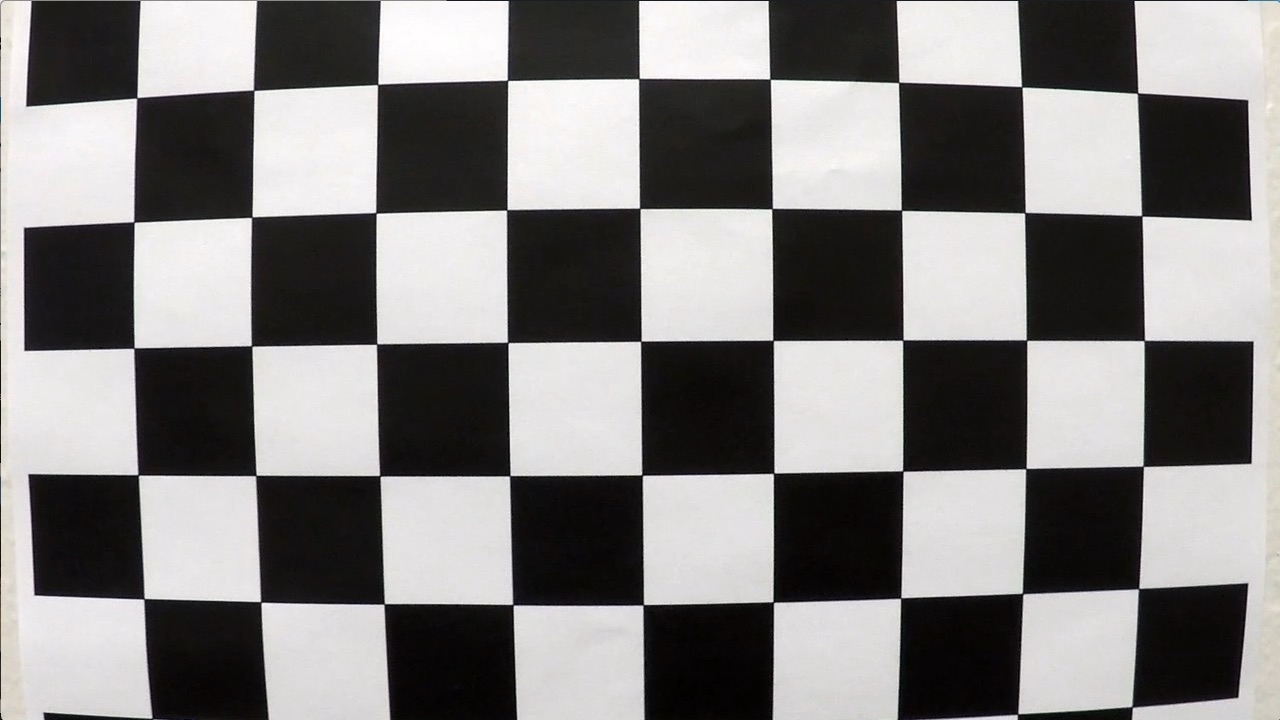
#> input picture camera_cal/calibration1.jpg, 1280 x 720 px
$ jupyter execute --allow-errors run.ipynb   (shell and % lines are left out)   (older library calls are emulated)   (text cells are left out)
#> lines starting #> are read from the running program, lines starting #| are printed output that depends on the picture; after the words box and inside, x2 and y2 are one past the last pixel; in counts of white or black regions, pixels touching at a corner belong together; pictures that were not available may be replaced by others from this repository, and a replacement may not be noted
[cell 1]
import numpy as np
import cv2
import matplotlib.pyplot as plt
import matplotlib.image as mpimg
import glob

[cell 2]
def find_chessboard_corners(image):
    # Convert image to grayscale
    gray = cv2.cvtColor(image, cv2.COLOR_RGB2GRAY)

    # Find chessboard corners
    ret, corners = cv2.findChessboardCorners(gray, (9, 6), None)

    return ret, corners

[cell 3]
def undistort_image(image, mtx, dist):
    return cv2.undistort(image, mtx, dist, None, mtx)

[cell 4]
def calibrate_camera(visualization=True):
    # Read all camera calibration images
    images = glob.glob('camera_cal/calibration*.jpg')

    # Arrays to store object points and image points from all calibration images
    objpoints = [] # 3D points in real world space
    imgpoints = [] # 2D points in image plane

    # Prepare object points like (0,0,0), (1,0,0), (2,0,0), ... , (8,5,0)
    objp = np.zeros((6*9, 3), np.float32)
    objp[:,:2] = np.mgrid[0:9, 0:6].T.reshape(-1, 2) # x, y co-ordinates

    for fname in images:
        image = mpimg.imread(fname)
        h, w, c = image.shape

        # Find chessboard corners
        ret, corners = find_chessboard_corners(image)

        # If corners are found add object points and image points
        if ret == True:
            imgpoints.append(corners)
            objpoints.append(objp)

    # Calibrate camera using above calculated object and image points
    r, mtx, dist, rvecs, tvecs = cv2.calibrateCamera(objpoints, imgpoints, (h, w), None, None)

    if(visualization):
        image = mpimg.imread(images[13])

        # Find chessboard corners
        ret, corners = find_chessboard_corners(image)

        # Draw and display corners on last image for visualization
        image_with_corners = cv2.drawChessboardCorners(image, (9, 6), corners, ret)

        # Try undistorting the first image to make sure that the camera is calibrated properly
        undistort = undistort_image(image, mtx, dist)

        plt.figure(1, figsize=(15,5))
        plt.subplot(121)
        plt.title("Distorted image with corners")
        plt.imshow(image_with_corners)
        plt.subplot(122)
        plt.title("Undistorted image with corners")
        plt.imshow(undistort)
        plt.savefig("output_images/camera_calibration.jpg")
        plt.show()

    return mtx, dist

[cell 5]
# Returns color_binary or binary based on what is supplied in the output_mode flag. Default value is binary.
def color_and_gradient_thresholding(image, s_thresh=(170, 255), sx_thresh=(20, 100), output_mode='binary'):
    # Convert to HLS color space and separate the L channel
    hls = cv2.cvtColor(image, cv2.COLOR_RGB2HLS).astype(np.float)
    s_channel = hls[:,:,2]

    # Sobel x
    sobelx = cv2.Sobel(s_channel, cv2.CV_64F, 1, 0) # Take the derivative in x
    abs_sobelx = np.absolute(sobelx) # Absolute x derivative to accentuate lines away from horizontal
    scaled_sobel = np.uint8(255*abs_sobelx/np.max(abs_sobelx))

    # Threshold x gradient
    sxbinary = np.zeros_like(scaled_sobel)
    sxbinary[(scaled_sobel >= sx_thresh[0]) & (scaled_sobel <= sx_thresh[1])] = 1

    # Threshold color channel
    s_binary = np.zeros_like(s_channel)
    s_binary[(s_channel >= s_thresh[0]) & (s_channel <= s_thresh[1])] = 1

    if (output_mode == 'binary'):
        binary = np.zeros_like(sxbinary)
        binary[(sxbinary == 1) | (s_binary == 1)] = 1
        return binary
    elif (output_mode == 'color_binary'):
        # Stack each channel
        color_binary = np.dstack(( np.zeros_like(sxbinary), sxbinary, s_binary))
        return color_binary

[cell 6]
def birds_eye_transform(image, mtx, dist, showROI=True):
    h, w = image.shape[:2]

    src_points = np.float32([[(w/8), h], [(w/8)*7, h], [(w/8)*3.7, h/1.6], [(w/8)*4.3, h/1.6]])
    dst_points = np.float32([[(w/5), h], [(w/5)*4, h], [(w/5), 0], [(w/5)*4, 0]])
    M = cv2.getPerspectiveTransform(src_points, dst_points)
    Minv = cv2.getPerspectiveTransform(dst_points, src_points)
    warped = cv2.warpPerspective(image, M, (w, h), flags=cv2.INTER_LINEAR)

    if(showROI == True):
        c1 = plt.Circle(src_points[0], 5, color=(1, 0, 0))
        c2 = plt.Circle(src_points[1], 5, color=(1, 0, 0))
        c3 = plt.Circle(src_points[2], 5, color=(1, 0, 0))
        c4 = plt.Circle(src_points[3], 5, color=(1, 0, 0))

        # Open new figure
        fig = plt.figure(figsize=(15,10))
        # In figure, Image as background
        plt.imshow(image, cmap='gray')
        # Add the circles to figure as subplots
        fig.add_subplot(111).add_artist(c1)
        fig.add_subplot(111).add_artist(c2)
        fig.add_subplot(111).add_artist(c3)
        fig.add_subplot(111).add_artist(c4)
        plt.title("Region of Interest (Shown by red dots)")
        plt.savefig("output_images/region_of_interest.jpg")
        plt.show()

    return warped, M, Minv

[cell 7]
def detect_lane(warped, xm_per_pix, first_image = False, abnormal_threshold=200):
    global left_fit, right_fit
    global leftx, lefty, rightx, righty
    global prev_left_fitx, prev_right_fitx, prev_out_img
    global abnormal_count

    # Take a histogram of the bottom half of the image
    histogram = np.sum(binary_warped[(int)(binary_warped.shape[0]/2):,:], axis=0)
    # Create an image to draw on and an image to show the selection window
    out_img = np.dstack((binary_warped, binary_warped, binary_warped))*255
    window_img = np.zeros_like(out_img)
    # Find the peak of the left and right halves of the histogram
    # These will be the starting point for the left and right lines
    midpoint = np.int(histogram.shape[0]/2)
    leftx_base = np.argmax(histogram[:midpoint])
    rightx_base = np.argmax(histogram[midpoint:]) + midpoint

    # Choose the number of sliding windows
    nwindows = 10
    # Set height of windows
    window_height = np.int(binary_warped.shape[0]/nwindows)
    # Identify the x and y positions of all nonzero pixels in the image
    nonzero = binary_warped.nonzero()
    nonzeroy = np.array(nonzero[0])
    nonzerox = np.array(nonzero[1])
    # Current positions to be updated for each window
    leftx_current = leftx_base
    rightx_current = rightx_base
    # Set the width of the windows +/- margin
    margin = 100
    # Set minimum number of pixels found to recenter window
    minpix = 50
    # Create empty lists to receive left and right lane pixel indices
    left_lane_inds = []
    right_lane_inds = []

    if(first_image == True) or (abnormal_count > abnormal_threshold):
        # Step through the windows one by one
        for window in range(nwindows):
            # Identify window boundaries in x and y (and right and left)
            win_y_low = binary_warped.shape[0] - (window+1)*window_height
            win_y_high = binary_warped.shape[0] - window*window_height
            win_xleft_low = leftx_current - margin
            win_xleft_high = leftx_current + margin
            win_xright_low = rightx_current - margin
            win_xright_high = rightx_current + margin
            # Draw the windows on the visualization image
            cv2.rectangle(out_img,(win_xleft_low,win_y_low),(win_xleft_high,win_y_high),(0,255,0), 2)
            cv2.rectangle(out_img,(win_xright_low,win_y_low),(win_xright_high,win_y_high),(0,255,0), 2)
            # Identify the nonzero pixels in x and y within the window
            good_left_inds = ((nonzeroy >= win_y_low) & (nonzeroy < win_y_high) & (nonzerox >= win_xleft_low) & (nonzerox < win_xleft_high)).nonzero()[0]
            good_right_inds = ((nonzeroy >= win_y_low) & (nonzeroy < win_y_high) & (nonzerox >= win_xright_low) & (nonzerox < win_xright_high)).nonzero()[0]
            # Append these indices to the lists
            left_lane_inds.append(good_left_inds)
            right_lane_inds.append(good_right_inds)
            # If you found > minpix pixels, recenter next window on their mean position
            if len(good_left_inds) > minpix:
                leftx_current = np.int(np.mean(nonzerox[good_left_inds]))
            if len(good_right_inds) > minpix:
                rightx_current = np.int(np.mean(nonzerox[good_right_inds]))

        # Concatenate the arrays of indices
        left_lane_inds = np.concatenate(left_lane_inds)
        right_lane_inds = np.concatenate(right_lane_inds)
    else:
        # Assume you now have a new warped binary image
        # from the next frame of video (also called "binary_warped")
        # It's now much easier to find line pixels!
        left_lane_inds = ((nonzerox > (left_fit[0]*(nonzeroy**2) + left_fit[1]*nonzeroy + left_fit[2] - margin)) & (nonzerox < (left_fit[0]*(nonzeroy**2) + left_fit[1]*nonzeroy + left_fit[2] + margin)))
        right_lane_inds = ((nonzerox > (right_fit[0]*(nonzeroy**2) + right_fit[1]*nonzeroy + right_fit[2] - margin)) & (nonzerox < (right_fit[0]*(nonzeroy**2) + right_fit[1]*nonzeroy + right_fit[2] + margin)))

    # Extract left and right line pixel positions
    leftx = nonzerox[left_lane_inds]
    lefty = nonzeroy[left_lane_inds]
    rightx = nonzerox[right_lane_inds]
    righty = nonzeroy[right_lane_inds]

    # Fit a second order polynomial to each
    left_fit = np.polyfit(lefty, leftx, 2)
    right_fit = np.polyfit(righty, rightx, 2)

    # Generate x and y values for plotting
    ploty = np.linspace(0, binary_warped.shape[0]-1, binary_warped.shape[0] )
    left_fitx = left_fit[0]*ploty**2 + left_fit[1]*ploty + left_fit[2]
    right_fitx = right_fit[0]*ploty**2 + right_fit[1]*ploty + right_fit[2]

    out_img[nonzeroy[left_lane_inds], nonzerox[left_lane_inds]] = [255, 0, 0]
    out_img[nonzeroy[right_lane_inds], nonzerox[right_lane_inds]] = [0, 0, 255]

    # Update previous values for the first time
    if (first_image):
        prev_left_fitx = left_fitx.copy()
        prev_right_fitx = right_fitx.copy()
        prev_out_img = out_img.copy()

    # Check distance between the two polynomials and count number of abnormal pixels
    abnormal_count = 0
    for i in range(len(left_fitx)):
        distance = (right_fitx[i] - left_fitx[i]) * xm_per_pix
        if (distance <= 0) or (distance > 4.2) or (distance < 3.2):
            abnormal_count += 1

    # If the number of abnormal pixels exceeds a threshold then use the previously detected line
    if (abnormal_count > abnormal_threshold):
        left_fitx = prev_left_fitx.copy()
        right_fitx = prev_right_fitx.copy()
        out_img = prev_out_img.copy()
    else:
        prev_left_fitx = left_fitx.copy()
        prev_right_fitx = right_fitx.copy()
        prev_out_img = out_img.copy()

    # Generate a polygon to illustrate the search window area
    # And recast the x and y points into usable format for cv2.fillPoly()
    left_line_window1 = np.array([np.transpose(np.vstack([left_fitx-margin, ploty]))])
    left_line_window2 = np.array([np.flipud(np.transpose(np.vstack([left_fitx+margin, ploty])))])
    left_line_pts = np.hstack((left_line_window1, left_line_window2))
    right_line_window1 = np.array([np.transpose(np.vstack([right_fitx-margin, ploty]))])
    right_line_window2 = np.array([np.flipud(np.transpose(np.vstack([right_fitx+margin, ploty])))])
    right_line_pts = np.hstack((right_line_window1, right_line_window2))

    # Draw the lane onto the warped blank image
    cv2.fillPoly(window_img, np.int_([left_line_pts]), (0,255, 0))
    cv2.fillPoly(window_img, np.int_([right_line_pts]), (0,255, 0))
    result = cv2.addWeighted(out_img, 1, window_img, 0.3, 0)

    return result, left_fitx, right_fitx, ploty

[cell 8]
def get_radius_of_curvature(xm_per_pix, ym_per_pix):
    # Define y-value where we want radius of curvature
    # I'll choose the maximum y-value, corresponding to the bottom of the image
    y_eval = np.max(ploty)

    # Fit new polynomials to x,y in world space
    left_fit_cr = np.polyfit(lefty*ym_per_pix, leftx*xm_per_pix, 2)
    right_fit_cr = np.polyfit(righty*ym_per_pix, rightx*xm_per_pix, 2)
    # Calculate the new radii of curvature
    left_curverad = ((1 + (2*left_fit_cr[0]*y_eval*ym_per_pix + left_fit_cr[1])**2)**1.5) / np.absolute(2*left_fit_cr[0])
    right_curverad = ((1 + (2*right_fit_cr[0]*y_eval*ym_per_pix + right_fit_cr[1])**2)**1.5) / np.absolute(2*right_fit_cr[0])
    # Now our radius of curvature is in meters
    radius_of_curvature = min(left_curverad, right_curverad)

    return radius_of_curvature

[cell 9]
def get_vehicle_position(xm_per_pix, ym_per_pix):
    car_center = ((right_fitx[-1] * xm_per_pix) - (left_fitx[-1] * xm_per_pix))/2
    actual_center = 3.7/2
    difference = abs(car_center - actual_center)

    if (left_fitx[-1] > (1280 - right_fitx[-1])):
        direction = 'left'
    elif (left_fitx[-1] < (1280 - right_fitx[-1])):
        direction = 'right'
    else:
        direction = 'center'

    return difference, direction

[cell 10]
def get_output(undistorted_image):
    # Create an image to draw the lines on
    warp_zero = np.zeros_like(binary_warped).astype(np.uint8)
    color_warp = np.dstack((warp_zero, warp_zero, warp_zero))

    # Recast the x and y points into usable format for cv2.fillPoly()
    pts_left = np.array([np.transpose(np.vstack([left_fitx, ploty]))])
    pts_right = np.array([np.flipud(np.transpose(np.vstack([right_fitx, ploty])))])
    pts = np.hstack((pts_left, pts_right))

    # Draw the lane onto the warped blank image
    cv2.fillPoly(color_warp, np.int_([pts]), (0,255, 0))

    # Warp the blank back to original image space using inverse perspective matrix (Minv)
    newwarp = cv2.warpPerspective(color_warp, Minv, (test_image.shape[1], test_image.shape[0]))
    # Combine the result with the original image
    result = cv2.addWeighted(undistorted_image, 1, newwarp, 0.3, 0)
    return result

#> (a cell that did not finish here is left out)

#> in calibrate_camera, image is the input picture: shape (720, 1280, 3); mean R, G, B 130.1, 128.4, 127.8
#> in find_chessboard_corners, `ret, corners = cv2.findChessboardCorners(gray, (9, 6), None)`: ret = False; corners = None
#> in calibrate_camera, `ret, corners = find_chessboard_corners(image)`: ret = False
#> in calibrate_camera, `r, mtx, dist, rvecs, tvecs = cv2.calibrateCamera(objpoints, imgpoints,..`: r = 0.814; mtx = [[1608.6, 0, 396], [0, 1782.8, 550.8], [0, 0, 1]]; dist = [[-1.62, 5.8, -0.0528, 0.074, -13.95]]; rvecs = ([0.768, 0.0115, -0.0362], [0.224, 0.566, 0.0321]); tvecs = ([2.52, -3.17, 27.55], [-10.04, -8.14, 47.41])

#> (a cell that did not finish here is left out)

#> (a cell that did not finish here is left out)

#> (a cell that did not finish here is left out)

[cell 15]
# Define conversions in x and y from pixels space to meters
xm_per_pix = 3.7/700 # meters per pixel in x dimension
#> xm_per_pix = 0.00529
ym_per_pix = 30/720 # meters per pixel in y dimension

#> (the rest of this cell did not finish here and is left out)

#> (a cell that did not finish here is left out)


#> (a cell that did not finish here is left out)


#> (a cell that did not finish here is left out)

[cell 19]
mtx, dist = calibrate_camera(False)
#> mtx = [[1608.6, 0, 396], [0, 1782.8, 550.8], [0, 0, 1]]; dist = [[-1.62, 5.8, -0.0528, 0.074, -13.95]]
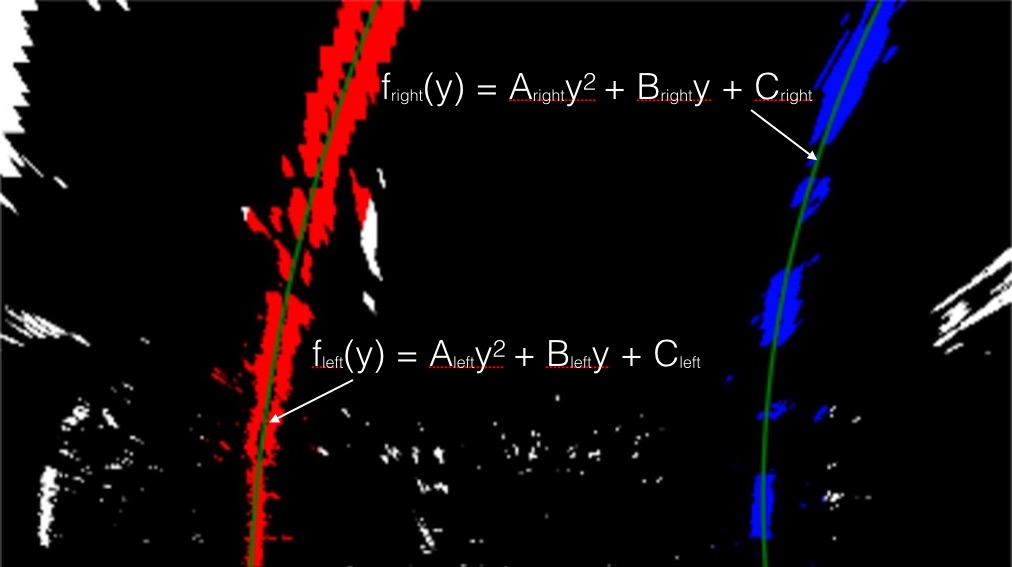
#> input picture examples/color_fit_lines.jpg, 1012 x 567 px, given in place of project_video.mp4, which was not available
#> further down, frame is the input picture: shape (567, 1012, 3); mean B, G, R 11.4, 8.2, 15.7

# Define conversions in x and y from pixels space to meters
xm_per_pix = 3.7/700 # meters per pixel in x dimension
ym_per_pix = 30/720 # meters per pixel in y dimension

video = cv2.VideoCapture("project_video.mp4")
first_image = True
# Default resolutions of the frame are obtained.The default resolutions are system dependent.
# We convert the resolutions from float to integer.
frame_width = int(video.get(3))
frame_height = int(video.get(4))

# Define the codec and create VideoWriter object.The output is stored in 'outpy.avi' file.
out = cv2.VideoWriter('project_output.mp4',cv2.VideoWriter_fourcc('M','J','P','G'), 25, (frame_width,frame_height))

#> (the rest of this cell did not finish here and is left out)

#> in undistort_image, `return cv2.undistort(image, mtx, dist, None, mtx)`:
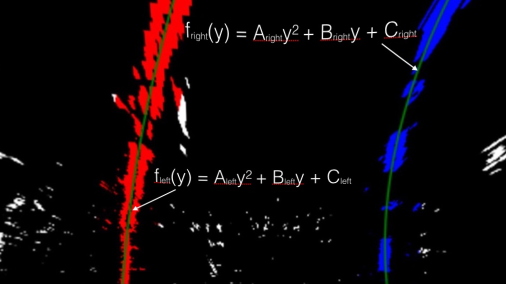
#> returned value: shape (567, 1012, 3) (shown at 1/2 size); mean of channels 0, 1, 2 9.2, 5.7, 13.7; drawn as B, G, R
        binary = color_and_gradient_thresholding(undistort, output_mode='binary')
#> in color_and_gradient_thresholding, `hls = cv2.cvtColor(image, cv2.COLOR_RGB2HLS).astype(np.float)`:
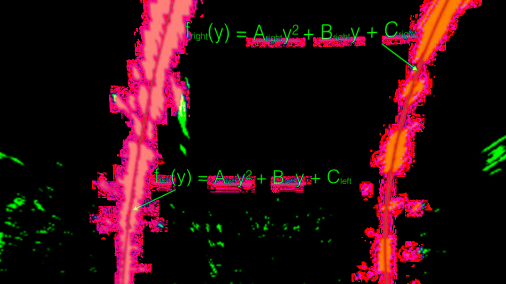
#> hls: shape (567, 1012, 3) float64 (shown at 1/2 size); mean B, G, R 15.9, 11.6, 41
#> in color_and_gradient_thresholding, `sobelx = cv2.Sobel(s_channel, cv2.CV_64F, 1, 0)`:
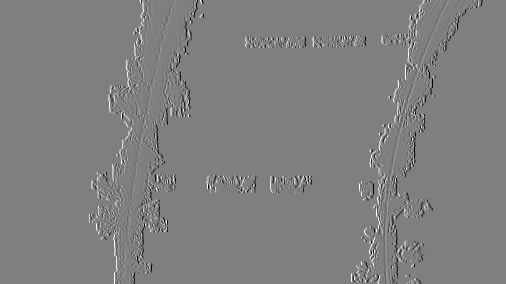
#> sobelx: shape (567, 1012) float64 (shown at 1/2 size); min -1020, max 1020, mean 0; drawn with min black and max white
#> in color_and_gradient_thresholding, `abs_sobelx = np.absolute(sobelx)`:
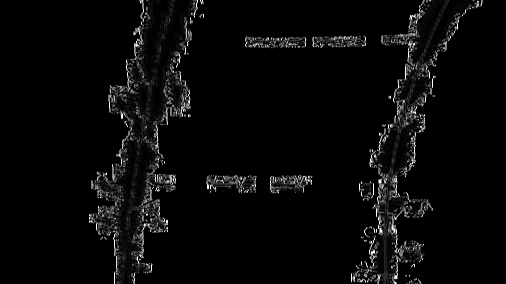
#> abs_sobelx: shape (567, 1012) float64 (shown at 1/2 size); min 0, max 1020, mean 34.3; drawn with min black and max white
#> `binary = color_and_gradient_thresholding(undistort, output_mode='binar..`:
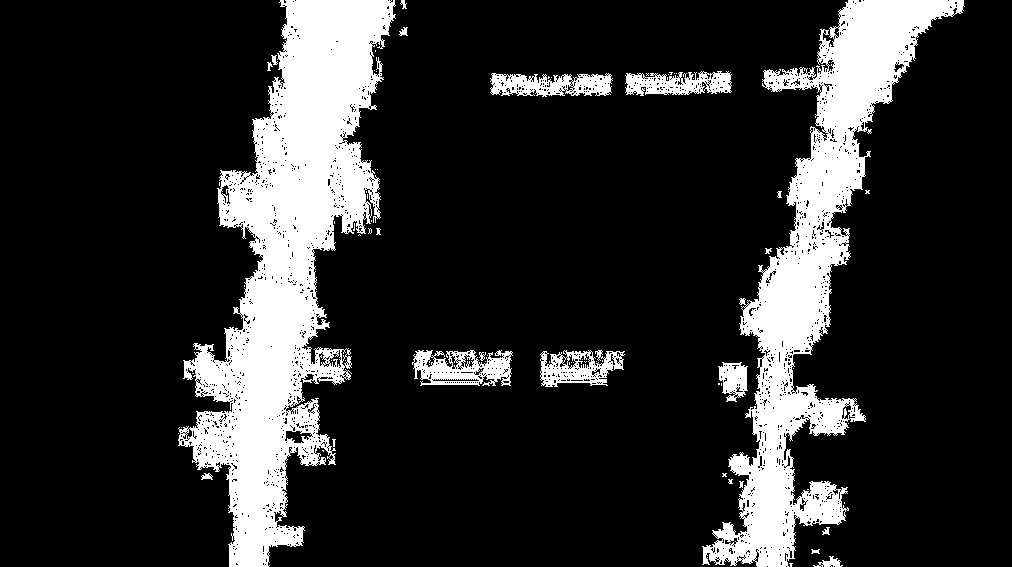
#> binary: shape (567, 1012); values 0 (black) and 1 (white), 17.6% white; 74 white regions (54 under 20 px), largest, box (x1, y1, x2, y2) and area: (178, 0, 396, 567) 53051, (702, 0, 965, 567) 38431, (412, 350, 513, 386) 2303
        binary_warped, M, Minv = birds_eye_transform(binary, mtx, dist, showROI=False)
#> (the rest of the program and of its run is left out)
